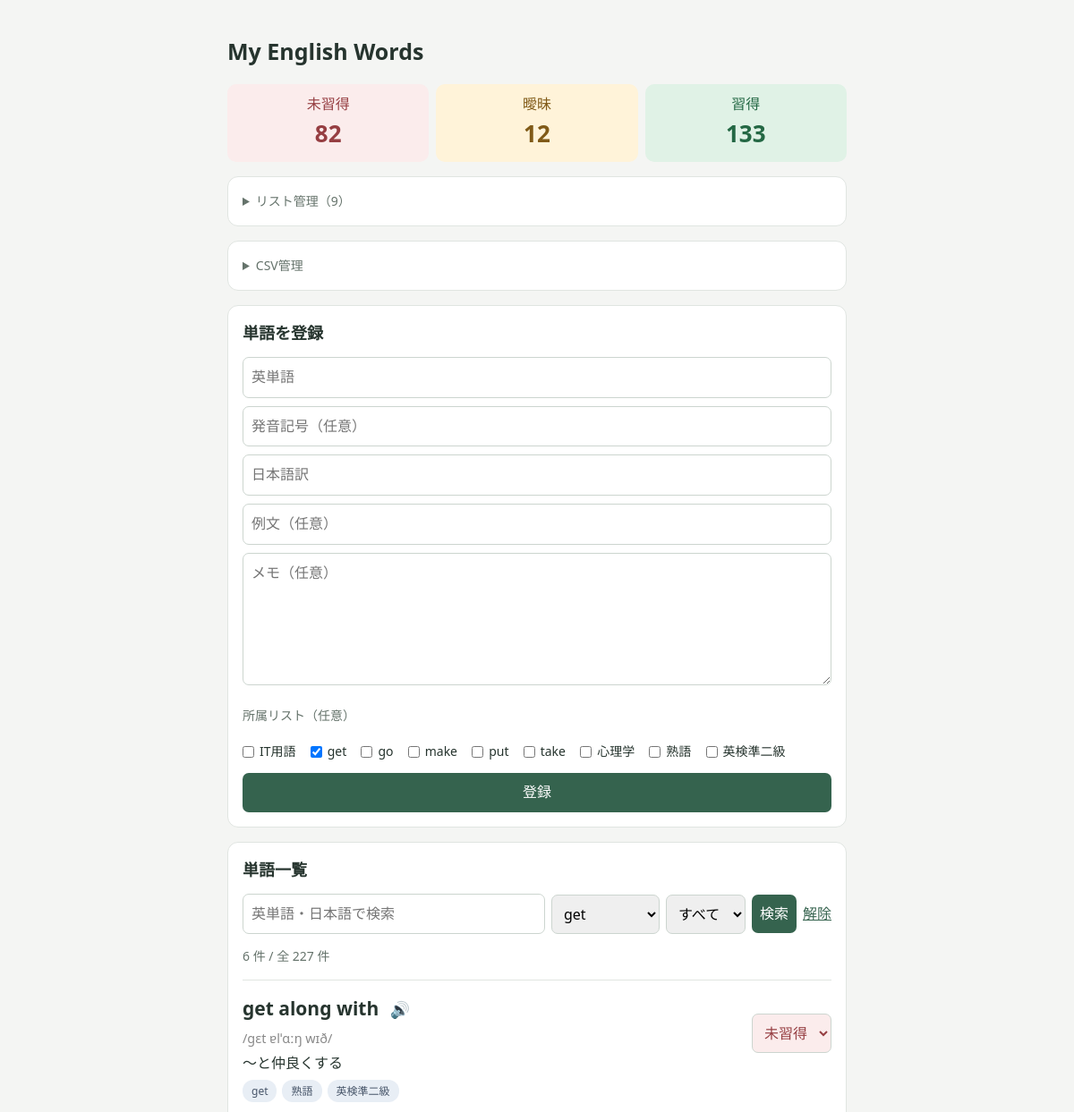
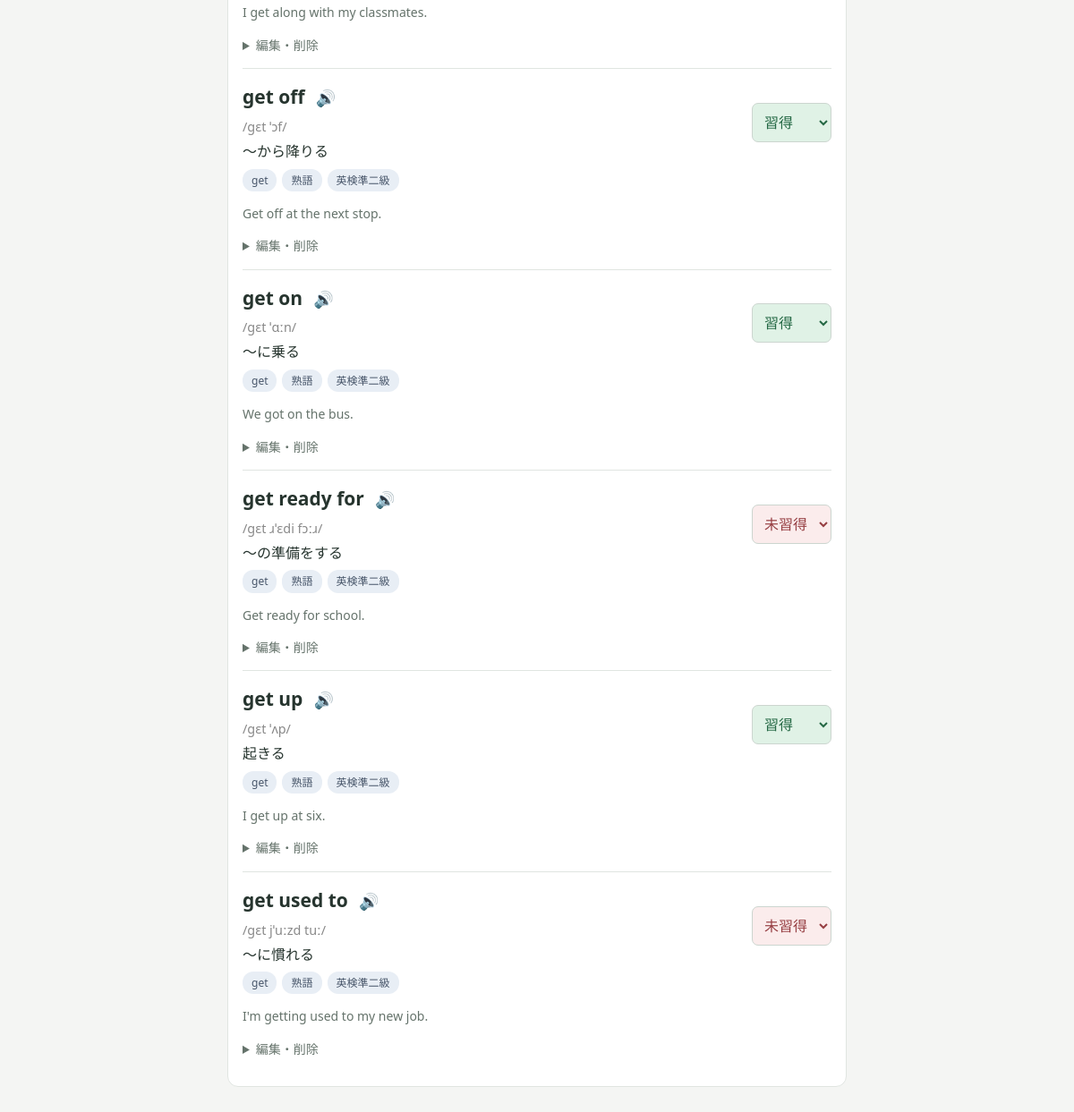
The app's page /?list_id=8 with its own data (2 pictures, top to bottom).
### tables this page shows
CREATE TABLE lists (
            id INTEGER PRIMARY KEY AUTOINCREMENT,
            name TEXT NOT NULL UNIQUE
        );

CREATE TABLE words (
            id INTEGER PRIMARY KEY AUTOINCREMENT,
            word TEXT NOT NULL,
            meaning TEXT NOT NULL,
            example TEXT NOT NULL DEFAULT '',
            status INTEGER NOT NULL DEFAULT 0 CHECK(status IN (0,1,2))
        , phonetic TEXT NOT NULL DEFAULT '');

### app.py (the view)
@app.get('/')
def index():
    q = request.args.get('q', '').strip()
    status = request.args.get('status', 'all')
    list_id = request.args.get('list_id', 'all')
    sql = '''
        SELECT * FROM words
        WHERE (word LIKE ? OR meaning LIKE ?)
    '''
    params = [f'%{q}%', f'%{q}%']
    if status in ('0', '1', '2'):
        sql += ' AND status = ?'
        params.append(int(status))
    else:
        status = 'all'
    if list_id.isdigit():
        sql += ''' AND id IN (
            SELECT word_id FROM word_lists
            WHERE list_id = ?
        )'''
        params.append(int(list_id))
    else:
        list_id = 'all'
    with connect() as conn:
        words = conn.execute(
            sql + ' ORDER BY word COLLATE NOCASE, id',
            params
        ).fetchall()
        counts = dict(conn.execute(
            'SELECT status, COUNT(*) FROM words GROUP BY status'
        ).fetchall())
        lists = conn.execute(
            'SELECT * FROM lists ORDER BY name'
        ).fetchall()
        relations = conn.execute(
            'SELECT * FROM word_lists'
        ).fetchall()
        memberships = {}
        for row in relations:
            memberships.setdefault(
                row['word_id'], []
            ).append(row['list_id'])
    return render_template(
        'index.html',
        words=words,
        counts=counts,
        statuses=STATUS,
        q=q,
        selected=status,
        lists=lists,
        selected_list=list_id,
        memberships=memberships,
        csv_result=request.args.get('csv_result', '')
    )

### app.py (called while the page is built)
def connect():
    conn = sqlite3.connect(DB)
    conn.row_factory = sqlite3.Row
    conn.execute('PRAGMA foreign_keys = ON')
    return conn

### templates/index.html (shortened to what this page needs)
<!doctype html>
<html lang="ja">
<head>
    <link rel="stylesheet"
          href="{{ url_for('static', filename='style.css') }}">
</head>
<body>
<main>
    <h1>My English Words</h1>
    <div class="stats">
        {% for n,label in statuses.items() %}
        <a class="stat s{{n}}"
           href="{{url_for('index', status=n, q=q, list_id=selected_list)}}">
            {{label}}
            <strong data-count="{{n}}">{{counts.get(n,0)}}</strong>
        </a>
        {% endfor %}
    </div>
    <section>
        <details>
            <summary>リスト管理（{{lists|length}}）</summary>
        </details>
    </section>
    <section>
        <details {% if csv_result and csv_result != 'すでに登録されています。' %}open{% endif %}>
            <summary>CSV管理</summary>
        </details>
    </section>
    <section>
        <h2>単語を登録</h2>
        <form action="{{url_for('add')}}"
              method="post"
              class="stack"
              data-word-action>
            <input name="word"
                   placeholder="英単語"
                   required>
            <input name="phonetic"
                   placeholder="発音記号（任意）">
            <input name="meaning"
                   placeholder="日本語訳"
                   required>
            <input name="sentence"
                   placeholder="例文（任意）"
                   lang="en">
            <textarea name="example"
                      placeholder="メモ（任意）"
                      rows="5"></textarea>
            {% if lists %}
            <div class="list-options">
                <p class="muted">所属リスト（任意）</p>
                {% for l in lists %}
                <label>
                    <input type="checkbox"
                           name="list_ids"
                           value="{{l.id}}"
                           {% if selected_list == l.id|string %}
                           checked
                           {% endif %}>
                    {{l.name}}
                </label>
                {% endfor %}
            </div>
            {% endif %}
            <button>登録</button>
        </form>
    </section>
    <section>
        <h2>単語一覧</h2>
        <form method="get" class="search">
            <input name="q"
                   value="{{q}}"
                   placeholder="英単語・日本語で検索">
            <select name="list_id">
                {% for l in lists %}
                <option value="{{l.id}}"
                    {% if selected_list == l.id|string %}
                    selected
                    {% endif %}>
                    {{l.name}}
                </option>
                {% endfor %}
            </select>
            <select name="status">
                <option value="all">すべて</option>
            </select>
            <button>検索</button>
            <a href="{{url_for('index')}}">解除</a>
        </form>
        <p class="muted">
            <span id="visible-count">{{words|length}}</span> 件 /
            全 <span id="total-count">{{counts.values()|sum}}</span> 件
        </p>
        {% for w in words %}
        <article id="word-{{w.id}}">
            <div class="wordrow">
                <div>
                    <strong class="word">{{w.word}}</strong>
                    <button type="button"
                            class="speak"
                            data-word="{{w.word}}"
                            aria-label="単語を読み上げる"
                            onclick="speak(this.dataset.word)">
                        🔊
                    </button>
                    {% if w.phonetic %}
                    <div class="phonetic">{{w.phonetic}}</div>
                    {% endif %}
                    <div>{{w.meaning}}</div>
                </div>
                <form method="post"
                      action="{{url_for('change_status', word_id=w.id)}}"
                      data-word-action>
                    <select aria-label="習得状況"
                            class="s{{w.status}}"
                            name="status"
                            data-previous="{{w.status}}"
                            onchange="updateStatus(this)">
                        {% for n,label in statuses.items() %}
                        <option value="{{n}}"
                            {% if w.status == n %}
                            selected
                            {% endif %}>
                            {{label}}
                        </option>
                        {% endfor %}
                    </select>
                </form>
            </div>
            <div class="list-tags">
                {% for l in lists %}
                    {% if l.id in memberships.get(w.id, []) %}
                    <a class="list-tag"
                       href="{{url_for('index', list_id=l.id)}}">
                        {{l.name}}
                    </a>
                    {% endif %}
                {% endfor %}
            </div>
            {% if w.example %}
            <p class="example">{{w.example}}</p>
            {% endif %}
            <details>
                <summary>編集・削除</summary>
            </details>
        </article>
        {% else %}
        <p>該当する単語がありません。</p>
        {% endfor %}
    </section>
</main>
</body>
</html>

### static/style.css (style rules this page uses)
* { box-sizing: border-box; }
body { margin: 0; background: #f4f5f3; color: #26342e; font-family: system-ui, sans-serif; line-height: 1.6; }
main { max-width: 720px; margin: auto; padding: 20px 14px 50px; }
h1 { font-size: 25px; }
h2 { font-size: 18px; margin: 0 0 12px; }
section { background: white; border: 1px solid #e0e5e1; border-radius: 12px; padding: 16px; margin: 16px 0; }
.stats { display: grid; grid-template-columns: repeat(3, 1fr); gap: 8px; }
.stat { text-align: center; text-decoration: none; border-radius: 10px; padding: 10px; }
.stat strong { display: block; font-size: 26px; }
.s0 { background: #fbecec; color: #963e42; }
.s1 { background: #fff3d9; color: #805a17; }
.s2 { background: #e0f2e6; color: #246844; }
.stack { display: grid; gap: 9px; }
input, textarea, select, button { font: inherit; border: 1px solid #ccd5cf; border-radius: 7px; padding: 9px; max-width: 100%; min-width: 0; }
button { background: #35634e; color: white; cursor: pointer; border: 0; }
input, textarea { width: 100%; background: white; }
.search { display: flex; gap: 7px; flex-wrap: wrap; align-items: center; }
.search input { flex: 1 1 150px; }
.search a { color: #35634e; }
.muted, .example, summary { color: #65736b; font-size: 14px; }
article { border-top: 1px solid #e0e5e1; padding: 14px 0; }
.wordrow { display: flex; justify-content: space-between; gap: 12px; align-items: center; }
.word { font-size: 21px; overflow-wrap: anywhere; }
.example { white-space: pre-wrap; }
summary { cursor: pointer; }
.list-options label { display: inline-flex; align-items: center; gap: 6px; margin: 4px 12px 4px 0; font-size: 14px; }
.list-options input[type="checkbox"] { width: auto; margin: 0; }
.list-tags { display: flex; flex-wrap: wrap; gap: 6px; }
.list-tag { display: inline-block; padding: 3px 10px; margin-top: 6px; background: #e8eef5; color: #475569; border-radius: 12px; font-size: 12px; text-decoration: none; }
.search { flex-wrap: wrap; }
.speak { background: transparent; border: none; padding: 4px 8px; cursor: pointer; font-size: 18px; }
.phonetic { font-size: 0.9rem; color: #888; margin: 2px 0 4px; }

### records on screen
lists: name "IT用語"
lists: list_ids "☑", name "get"
lists: name "go"
lists: name "make"
lists: name "put"
lists: name "take"
lists: name "心理学"
lists: name "熟語"
lists: name "英検準二級"
words: word "get along with", phonetic "/ɡɛt ɐlˈɑːŋ wɪð/", meaning "～と仲良くする", status "未習得", example "I get along with my classmates."
words: word "get off", phonetic "/ɡɛt ˈɔf/", meaning "～から降りる", status "習得", example "Get off at the next stop."
words: word "get on", phonetic "/ɡɛt ˈɑːn/", meaning "～に乗る", status "習得", example "We got on the bus."
words: word "get ready for", phonetic "/ɡɛt ɹˈɛdi fɔːɹ/", meaning "～の準備をする", status "未習得", example "Get ready for school."
words: word "get up", phonetic "/ɡɛt ˈʌp/", meaning "起きる", status "習得", example "I get up at six."
words: word "get used to", phonetic "/ɡɛt jˈuːzd tuː/", meaning "～に慣れる", status "未習得", example "I'm getting used to my new job."

### other values on screen
{{ label }} "未習得" "曖昧" "習得"
{{ counts.get(n,0) }} "82" "12" "133"
{{ lists|length }} "9"
{{ words|length }} "6"
{{ counts.values()|sum }} "227"
form field list_id "get"
